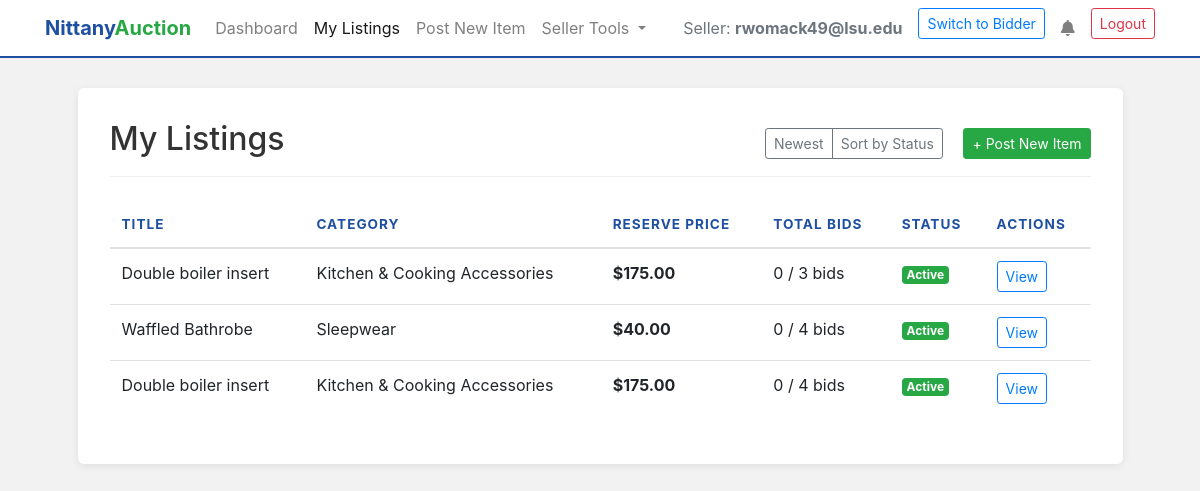
The app's page /my-listings (signed in) with its own data.
### tables this page shows
CREATE TABLE "Auction_Listings"
(
    Seller_Email        text
        constraint Seller_Email
            references Sellers,
    Listing_ID          integer,
    Category            text,
    Auction_Title       text,
    Product_Name        text,
    Product_Description text,
    Quantity            integer,
    Reserve_Price       real,
    Max_bids            integer,
    Status              integer,
    primary key (Seller_Email, Listing_ID)
);

### app.py (the view)
@app.route('/my-listings', methods=['POST', 'GET'])
def my_listing():
    user_email = session.get('email')
    roles = session.get('roles', [])
    if not user_email or 'seller' not in roles:
        return redirect(url_for('authenticate', error='Access denied. Seller account required.'))
    connection = get_connection()
    cursor = connection.cursor()
    sort = request.args.get('sort', 'id')
    order_clause = "A.Listing_ID DESC"
    if sort == 'status':
        order_clause = "A.Status ASC, A.Listing_ID DESC"
    cursor.execute(f'''
        SELECT A.Listing_ID,
               A.Auction_Title,
               A.Category,
               A.Reserve_Price,
               A.Max_bids,
               A.Status,
               (SELECT COUNT(*) FROM Bids b WHERE b.listing_id = A.Listing_ID AND b.seller_email = A.Seller_Email) as bid_count
        FROM Auction_Listings A
        WHERE A.Seller_Email = ?
        ORDER BY {order_clause}
    ''', (user_email,))
    result = cursor.fetchall()
    connection.close()
    return render_template('my-listings.html', email=user_email, listings=result)

### app.py (called while the page is built)
@app.before_request
def ensure_roles_loaded():
    if 'email' in session and 'roles' not in session:
        connection = get_connection()
        cursor = connection.cursor()
        roles = []
        cursor.execute("SELECT 1 FROM Helpdesk WHERE email = ?", (session['email'],))
        if cursor.fetchone(): roles.append('helpdesk')
        cursor.execute("SELECT 1 FROM Sellers WHERE email = ?", (session['email'],))
        if cursor.fetchone(): roles.append('seller')
        cursor.execute("SELECT 1 FROM Bidders WHERE email = ?", (session['email'],))
        if cursor.fetchone(): roles.append('bidder')
        connection.close()
        session['roles'] = roles

def get_connection():
    conn = sql.connect(DB_NAME)
    return conn

@app.context_processor
def inject_notification_count():
    count = 0
    user_email = session.get('email')
    if user_email:
        try:
            connection = get_connection()
            cursor = connection.cursor()
            cursor.execute('SELECT COUNT(*) FROM Notifications WHERE user_email = ? AND is_read = 0', (user_email,))
            count = cursor.fetchone()[0]
            connection.close()
        except Exception:
            pass
    return dict(notification_count=count)

### templates/my-listings.html (shortened to what this page needs)
<!DOCTYPE html>
<html lang="en">
<head>
    <link rel="stylesheet"
          href="https://stackpath.bootstrapcdn.com/bootstrap/4.4.1/css/bootstrap.min.css"
>
    <link rel="stylesheet" href="https://cdnjs.cloudflare.com/ajax/libs/font-awesome/6.5.0/css/all.min.css">
</head>
<body>
<nav class="navbar navbar-expand-lg navbar-light">
    <div class="container">
        <a class="navbar-brand brand-text" href="/seller">
            <span class="nittany">Nittany</span><span class="auction">Auction</span>
        </a>
        <div class="collapse navbar-collapse" id="sellerNavbar">
            <ul class="navbar-nav mr-auto">
                <li class="nav-item">
                    <a class="nav-link" href="/seller">Dashboard</a>
                </li>
                <li class="nav-item active">
                    <a class="nav-link" href="/my-listings">My Listings</a>
                </li>
                <li class="nav-item">
                    <a class="nav-link" href="/post-item">Post New Item</a>
                </li>
                <li class="nav-item dropdown">
                    <a class="nav-link dropdown-toggle" href="#" id="settings"
                       role="button" data-toggle="dropdown" aria-haspopup="true" aria-expanded="false">
                        Seller Tools
                    </a>
                </li>
            </ul>
            <ul class="navbar-nav ml-auto">
                <li class="nav-item">
                    <span class="nav-link text-muted">Seller: <strong>{{ email }}</strong></span>
                </li>
                {% if session.get('roles') %}
                    {% if 'bidder' in session['roles'] %}
                    <li class="nav-item">
                        <a class="btn btn-sm btn-outline-primary ml-2" href="/bidder">Switch to Bidder</a>
                    </li>
                    {% endif %}
                {% endif %}
                <li class="nav-item">
                    <a class="nav-link ml-2 position-relative" href="/notifications" title="Notifications">
                        <i class="fas fa-bell"></i>
                    </a>
                </li>
                <li class="nav-item">
                    <a class="btn btn-sm btn-outline-danger ml-2" href="/logout">Logout</a>
                </li>
            </ul>
        </div>
    </div>
</nav>
<div class="container">
    <div class="row justify-content-center">
        <div class="col-md-11 dashboard-card">
            <div class="section-header d-flex justify-content-between align-items-center">
                <h2>My Listings</h2>
                <div>
                    <div class="btn-group mr-3">
                        <a href="/my-listings?sort=id" class="btn btn-sm btn-outline-secondary">Newest</a>
                        <a href="/my-listings?sort=status" class="btn btn-sm btn-outline-secondary">Sort by Status</a>
                    </div>
                    <a href="/post-item" class="btn btn-success btn-sm">+ Post New Item</a>
                </div>
            </div>
            <div class="table-responsive">
                <table class="table table-hover">
                    <thead>
                        <tr>
                            <th>Title</th>
                            <th>Category</th>
                            <th>Reserve Price</th>
                            <th>Total Bids</th>
                            <th>Status</th>
                            <th>Actions</th>
                        </tr>
                    </thead>
                    <tbody>
                      {% for row in listings %}
                        <tr>
                          <td>{{ row[1] }}</td>
                          <td>{{ row[2] }}</td>
                          <td><strong>${{ "{:,.2f}".format(row[3] | float) }}</strong></td>
                          <td>{{ row[6] }} / {{ row[4] }} bids</td>
                          <td>
                              {% if row[5] == 1 %}
                                  <span class="badge badge-success" style="background-color: #28a745;">Active</span>
                              {% elif row[5] == 0 %}
                                  <span class="badge badge-secondary">Inactive</span>
                              {% elif row[5] == 2 %}
                                  <span class="badge badge-info" style="background-color: #1e4fa1;">Sold</span>
                              {% elif row[5] == 3 %}
                                  <span class="badge badge-warning" style="background-color: #ffc107; color: #212529;">Reserve Not Met</span>
                              {% else %}
                                  <span class="badge badge-light">Unknown</span>
                              {% endif %}
                          </td>
                          <td>
                              <a href="/listing-details/{{ email }}/{{ row[0] }}" class="btn btn-sm btn-outline-primary">View</a>
                          </td>
                        </tr>
                      {% else %}
                      <tr>
                          <td colspan="6" class="text-center py-4 text-muted">
                              No listings found. <a href="/post-item">Start selling!</a>
                          </td>
                      </tr>
                      {% endfor %}
                    </tbody>
                </table>
            </div>
        </div>
    </div>
</div>
</body>
</html>

### templates/my-listings.html (style rules this page uses)
body { background-color: #f2f2f2; }
.navbar { background-color: white; border-bottom: 2px solid #1e4fa1; margin-bottom: 30px; }
.brand-text .nittany { color: #1e4fa1; font-weight: bold; }
.brand-text .auction { color: #28a745; font-weight: bold; }
.dashboard-card { background: white; border-radius: 6px; box-shadow: 0 2px 8px rgba(0,0,0,0.08); padding: 2rem; margin-bottom: 50px; }
.section-header { color: #333; border-bottom: 1px solid #eee; padding-bottom: 10px; margin-bottom: 25px; display: flex; justify-content: space-between; align-items: center; }
.table thead th { border-top: none; color: #1e4fa1; text-transform: uppercase; font-size: 0.85rem; letter-spacing: 1px; }

### records on screen
Auction_Listings: Auction_Title "Double boiler insert", Category "Kitchen & Cooking Accessories", Reserve_Price "175.00", row "0", Max_bids "3", Status "Active"
Auction_Listings: Auction_Title "Waffled Bathrobe", Category "Sleepwear", Reserve_Price "40.00", row "0", Max_bids "4", Status "Active"
Auction_Listings: Auction_Title "Double boiler insert", Category "Kitchen & Cooking Accessories", Reserve_Price "175.00", row "0", Max_bids "4", Status "Active"

### other values on screen
{{ email }} "rwomack49@lsu.edu"
